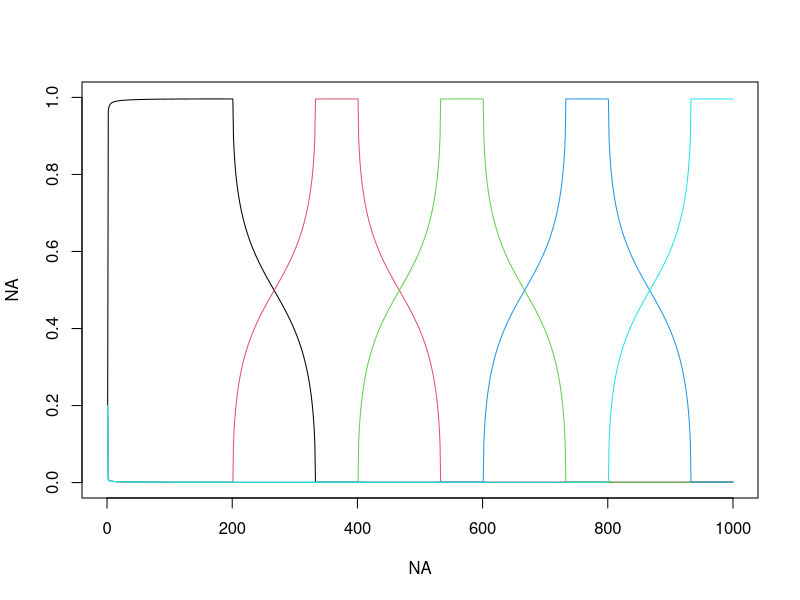
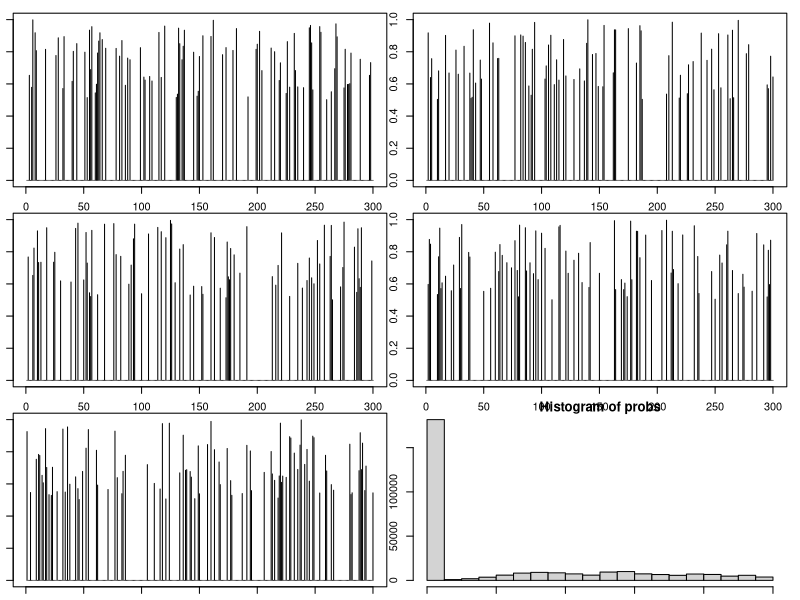

Write the R code that produced these figures, in order. (Note: this script raises an error after producing the figures.)
rm(list=ls(all=TRUE))
set.seed(4)

nloc=1000
nobs=3
nspp=300
y=matrix(NA,nloc,nspp)

loc.id=rep(1:nloc,each=nobs)
ncommun=5

#generate thetas
base=floor(nloc/(ncommun-2))

x=seq(from=-1,to=1,length.out=base)
y=sqrt(1-(x^2))*0.1
min1=0.0001
y[y<min1]=min1
# plot(x,y)

init=floor(nloc/ncommun)
seq1=c(seq(from=1,to=nloc,by=init),nloc)

theta=matrix(min1,nloc,ncommun)
for (i in 1:ncommun){
  seq2=seq1[i]:(seq1[i]+base-1)
  seq3=seq2[seq2<=nloc]
  theta[seq3,i]=y[1:length(seq3)]
}
theta=theta/matrix(apply(theta,1,sum),nloc,ncommun)
theta.true=theta

plot(NA,NA,xlim=c(0,nloc),ylim=c(0,1))
for (i in 1:ncommun) lines(1:nloc,theta[,i],col=i)

#generate phi's
makesparse=matrix(rbinom(ncommun*nspp,size=1,prob=0.3),ncommun,nspp)
phi.true=phi=matrix(runif(ncommun*nspp,min=0.5,max=1),ncommun,nspp)*makesparse

par(mfrow=c(3,2),mar=rep(1,4))
for (i in 1:ncommun) plot(phi[i,],type='h',ylim=c(0,1))

#generate data
probs=theta%*%phi
hist(probs)
probs1=probs[loc.id,]

#number of observations per location
obs=matrix(rbinom(nrow(probs1)*ncol(probs1),size=1,prob=probs1),nrow(probs1),ncol(probs1))
colnames(obs)=paste('spp',1:nspp,sep='')
obs1=cbind(obs,loc.id)
colnames(obs1)[ncol(obs1)]='loc.id'

setwd('U:\\presence absence model\\github-presence_absence-SB')
write.csv(obs1,'fake data y.csv',row.names=F)
